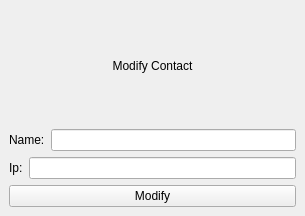
<?xml version="1.0" encoding="UTF-8"?>
<ui version="4.0">
 <class>ModifyContactWindow</class>
 <widget class="QMainWindow" name="ModifyContactWindow">
  <property name="geometry">
   <rect>
    <x>0</x>
    <y>0</y>
    <width>305</width>
    <height>216</height>
   </rect>
  </property>
  <property name="windowTitle">
   <string>MainWindow</string>
  </property>
  <widget class="QWidget" name="centralwidget">
   <layout class="QHBoxLayout" name="horizontalLayout_3">
    <item>
     <layout class="QVBoxLayout" name="verticalLayout">
      <item>
       <widget class="QLabel" name="label">
        <property name="text">
         <string>&lt;html&gt;&lt;head/&gt;&lt;body&gt;&lt;p align=&quot;center&quot;&gt;Modify Contact&lt;/p&gt;&lt;/body&gt;&lt;/html&gt;</string>
        </property>
       </widget>
      </item>
      <item>
       <layout class="QHBoxLayout" name="horizontalLayout">
        <item>
         <widget class="QLabel" name="label_2">
          <property name="text">
           <string>Name:</string>
          </property>
         </widget>
        </item>
        <item>
         <widget class="QLineEdit" name="user_name"/>
        </item>
       </layout>
      </item>
      <item>
       <layout class="QHBoxLayout" name="horizontalLayout_2">
        <item>
         <widget class="QLabel" name="label_3">
          <property name="text">
           <string>Ip:</string>
          </property>
         </widget>
        </item>
        <item>
         <widget class="QLineEdit" name="ip"/>
        </item>
       </layout>
      </item>
      <item>
       <widget class="QPushButton" name="modify">
        <property name="text">
         <string>Modify</string>
        </property>
       </widget>
      </item>
     </layout>
    </item>
   </layout>
  </widget>
 </widget>
 <resources/>
 <connections/>
</ui>
